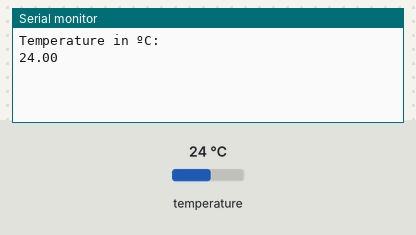
Recording of a sketch running on a simulated ESP8266 (NodeMCU). Parts: the last lines printed to the serial monitor. The test bench sets the inputs (shaded band); at power-on: temperature 24 °C.

Above: at 1.6 s.
1.7 s: temperature set to 12 °C
At 2.5 s:
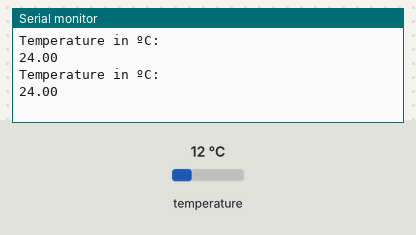
3.2 s: temperature set to 19 °C
At 3.8 s:
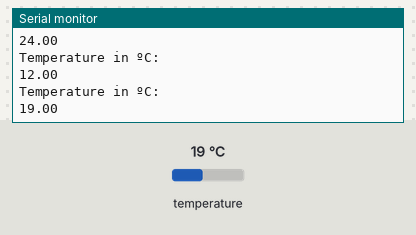
Timing chart, 0 to 6.2 s (numbered marks = the images above; inputs shaded):
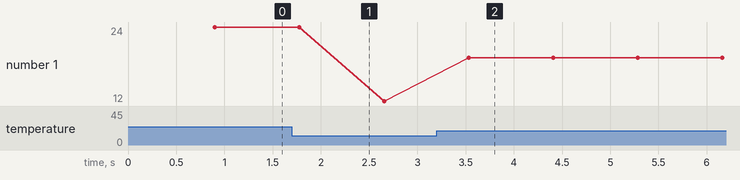

Measured:
- after the input at 3.2 s, the serial monitor: prints a new line after 0.33 s (image 2)
- plotted number 1: 24 → 12 after the input at 1.7 s, 12 → 19 after the input at 3.2 s

The sketch:

Temperatura.ino
```cpp
// Including the ESP8266 WiFi library
#include <ESP8266WiFi.h>
#include <OneWire.h>
#include <DallasTemperature.h>


// Data wire is plugged into pin D1 on the ESP8266 12-E - GPIO 5
#define ONE_WIRE_BUS 5

// Setup a oneWire instance to communicate with any OneWire devices (not just Maxim/Dallas temperature ICs)
OneWire oneWire(ONE_WIRE_BUS);

// Pass our oneWire reference to Dallas Temperature.
DallasTemperature DS18B20(&oneWire);
char temperatureCString[6];
char temperatureFString[6];

// Web Server on port 80
WiFiServer server(80);

// only runs once on boot
void setup() {
  // Initializing serial port for debugging purposes


  Serial.begin(115200);
  delay(10);

  DS18B20.begin(); // IC Default 9 bit. If you have troubles consider upping it 12. Ups the delay giving the IC more time to process the temperature measurement

}

void getTemperature() {
  float tempC;
  float tempF;
  do {
    DS18B20.requestTemperatures();
    tempC = DS18B20.getTempCByIndex(0);
    dtostrf(tempC, 2, 2, temperatureCString);
    tempF = DS18B20.getTempFByIndex(0);
    dtostrf(tempF, 3, 2, temperatureFString);
    delay(100);
  } while (tempC == 85.0 || tempC == (-127.0));
}

// runs over and over again
void loop() {
  // Listenning for new clients
            getTemperature();

  Serial.println("Temperature in ºC: ");
  Serial.println(temperatureCString);
}
```
